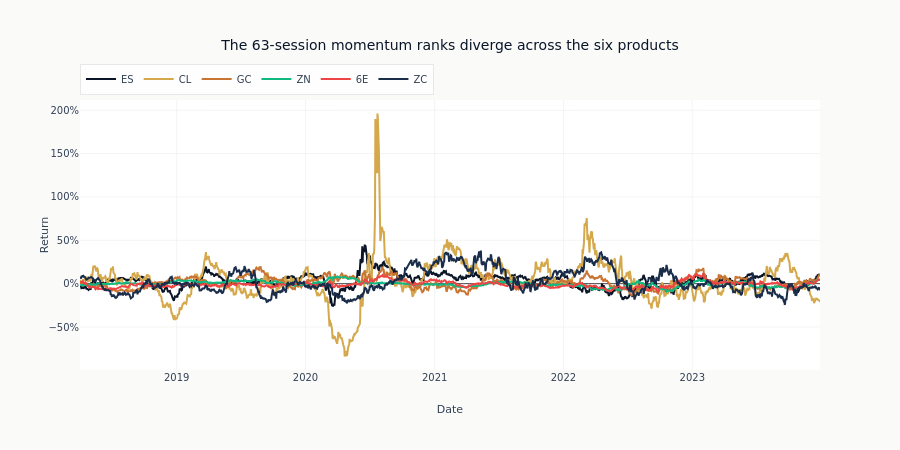

Notebook cell for this chart:
### Code cell
# Visualize momentum by product over time
fig = go.Figure()
for product in PRODUCTS:
    prod_data = momentum_df.filter((pl.col("symbol") == product) & pl.col("momentum").is_not_null())
    fig.add_trace(
        go.Scatter(
            x=prod_data["timestamp"].to_list(),
            y=prod_data["momentum"].to_list(),
            name=product,
            mode="lines",
            line={"color": COLOR_CYCLER[PRODUCTS.index(product)]},
        )
    )

fig.update_layout(
    title=f"The {LOOKBACK}-session momentum ranks diverge across the six products",
    xaxis_title="Date",
    yaxis_title="Return",
    yaxis_tickformat=".0%",
    height=450,
    legend=dict(orientation="h", yanchor="bottom", y=1.02),
)
fig.show()

### Figure 1 — Plotly figure (JSON) as saved in the notebook; plotly's stock layout.template omitted (floating-point values rounded to 4 significant figures; data arrays with more than 128 entries replaced by an {"elided": "..."} marker saying what was removed)
{"data": [{"line": {"color": "#0a1628"}, "mode": "lines", "name": "ES", "type": "scatter", "x": {"elided": "1487 str values"}, "y": {"elided": "1487 float values"}}, {"line": {"color": "#D4A84B"}, "mode": "lines", "name": "CL", "type": "scatter", "x": {"elided": "1484 str values"}, "y": {"elided": "1484 float values"}}, {"line": {"color": "#C87533"}, "mode": "lines", "name": "GC", "type": "scatter", "x": {"elided": "1484 str values"}, "y": {"elided": "1484 float values"}}, {"line": {"color": "#10b981"}, "mode": "lines", "name": "ZN", "type": "scatter", "x": {"elided": "1485 str values"}, "y": {"elided": "1485 float values"}}, {"line": {"color": "#ef4444"}, "mode": "lines", "name": "6E", "type": "scatter", "x": {"elided": "1487 str values"}, "y": {"elided": "1487 float values"}}, {"line": {"color": "#1a2d4a"}, "mode": "lines", "name": "ZC", "type": "scatter", "x": {"elided": "1446 str values"}, "y": {"elided": "1446 float values"}}], "layout": {"height": 450, "legend": {"orientation": "h", "y": 1.02, "yanchor": "bottom"}, "title": {"text": "The 63-session momentum ranks diverge across the six products"}, "xaxis": {"title": {"text": "Date"}}, "yaxis": {"tickformat": ".0%", "title": {"text": "Return"}}}}
